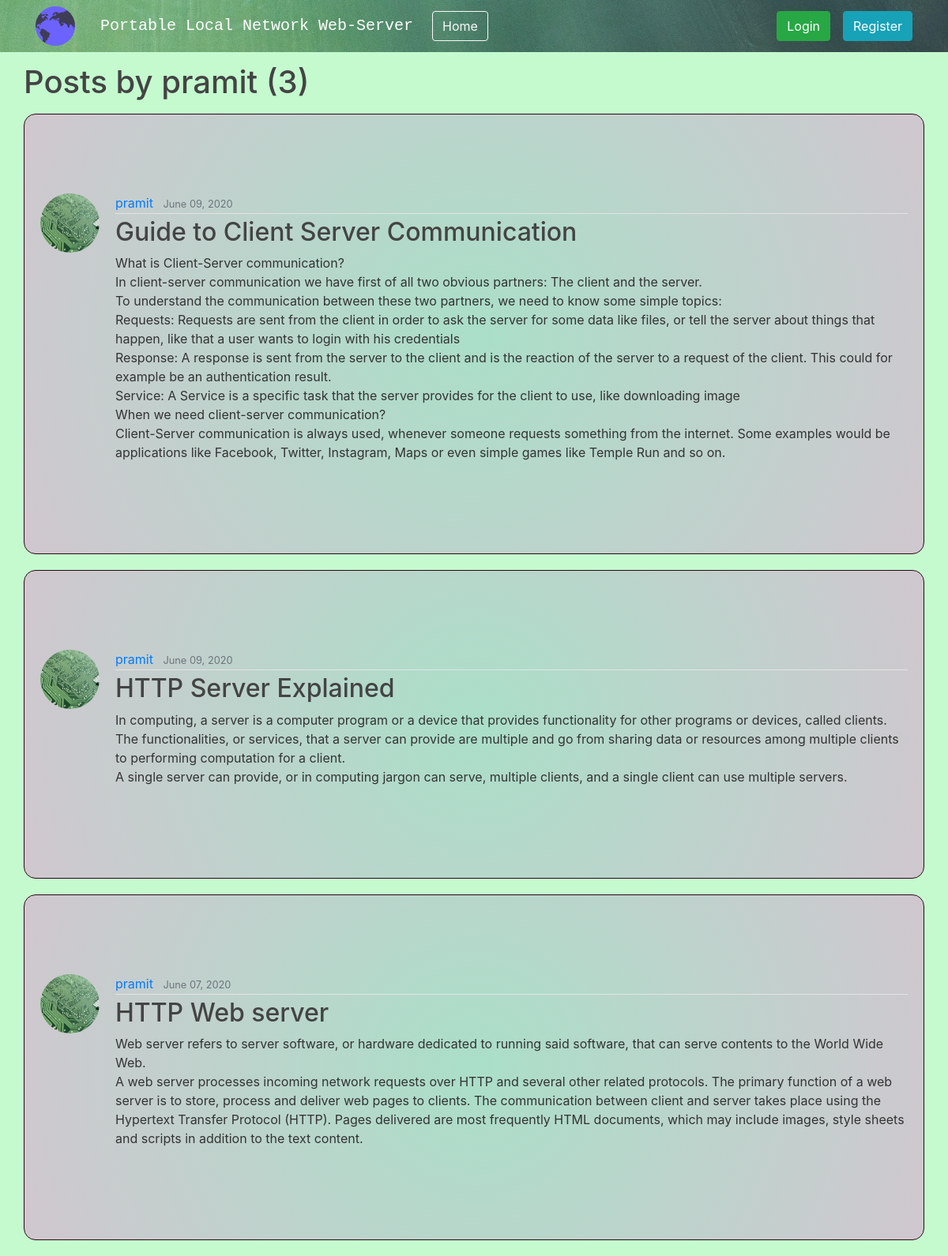
The app's page /user/pramit with its own data.
### blog/models.py (models this page shows, shortened)
class Post(models.Model):
    title = models.CharField(max_length=100)
    content = models.TextField()
    date_posted = models.DateTimeField(default=timezone.now)
    author = models.ForeignKey(User, on_delete=models.CASCADE)

### users/models.py (models this page shows, shortened)
class Profile(models.Model):
    user = models.OneToOneField(User, on_delete=models.CASCADE)
    image = models.ImageField(default='default.jpg', upload_to='profile_pics')

### blog/views.py (the view)
# urls.py: path('user/<str:username>', UserPostListView.as_view(), name='user-posts'),
class UserPostListView(ListView):
    model = Post
    template_name = 'blog/articlepost.html'
    context_object_name = 'posts'
    paginate_by = 5
    def get_queryset(self):
        user = get_object_or_404(User, username=self.kwargs.get('username'))
        return Post.objects.filter(author=user).order_by('-date_posted')

### blog/templates/blog/articlepost.html (shortened to what this page needs)
{% extends "blog/base.html" %}
{% block content %}
    <h1 class="mb-3">Posts by {{ view.kwargs.username }} ({{ page_obj.paginator.count }})</h1>
    {% for post in posts %}
        <article class="media content-section">
          <img class="rounded-circle article-img" src="{{ post.author.profile.image.url }}">
          <div class="media-body">
            <div class="article-metadata">
              <a class="mr-2" href="{% url 'user-posts' post.author.username %}">{{ post.author }}</a>
              <small class="text-muted">{{ post.date_posted|date:"F d, Y" }}</small>
            </div>
            <h2><a class="article-title" href="{% url 'post-detail' post.id %}">{{ post.title }}</a></h2>
            <p class="article-content">{{ post.content }}</p>
          </div>
        </article>
    {% endfor %}
{% endblock content %}

### blog/static/blog/main.css (style rules this page uses)
body { background: #c5facf; background-image: url("../../../media/bread_board.jpg"); background-repeat: no-repeat; color: #333333; margin-top: 5rem; }
h1, h2, h3, h4, h5, h6 { color: #444444; }
.content-section { background: rgb(166,223,182); background: radial-gradient(circle, rgb(170, 223, 200) 0%, rgb(208, 199, 207) 100%); background-repeat: no-repeat; padding: 100px 20px; border: 1px solid #2d0717; border-radius: 15px; margin-bottom: 20px; }
.article-title { color: #444444; }
.article-content { white-space: pre-line; }
.article-img { height: 75px; width: 75px; margin-right: 20px; animation:spin 150s linear infinite; }
.article-metadata { padding-bottom: 1px; margin-bottom: 4px; border-bottom: 1px solid #e3e3e3 }

### records on screen
Post: author.profile.image (placeholder picture), author "pramit", date_posted "June 09, 2020", title "Guide to Client Server Communication", content "What is Client-Server communication? In client-server communication we have first of all two obvious partners: The client and the server. To understand the communication between these two partners, we need to know some simple topics: Requests: Requests are sent from the client in order to ask the server for some data like files, or tell the server about things that happen, like that a user wants to login with his credentials Response: A response is sent from the server to the client and is the reaction of the server to a request of the client. This could for example be an authentication result. Service: A Service is a specific task that the server provides for the client to use, like…"
Post: author.profile.image (placeholder picture), author "pramit", date_posted "June 09, 2020", title "HTTP Server Explained", content "In computing, a server is a computer program or a device that provides functionality for other programs or devices, called clients. The functionalities, or services, that a server can provide are multiple and go from sharing data or resources among multiple clients to performing computation for a client. A single server can provide, or in computing jargon can serve, multiple clients, and a single client can use multiple servers."
Post: author.profile.image (placeholder picture), author "pramit", date_posted "June 07, 2020", title "HTTP Web server", content "Web server refers to server software, or hardware dedicated to running said software, that can serve contents to the World Wide Web. A web server processes incoming network requests over HTTP and several other related protocols. The primary function of a web server is to store, process and deliver web pages to clients. The communication between client and server takes place using the Hypertext Transfer Protocol (HTTP). Pages delivered are most frequently HTML documents, which may include images, style sheets and scripts in addition to the text content."

### other values on screen
{{ view.kwargs.username }} "pramit"
{{ page_obj.paginator.count }} "3"
